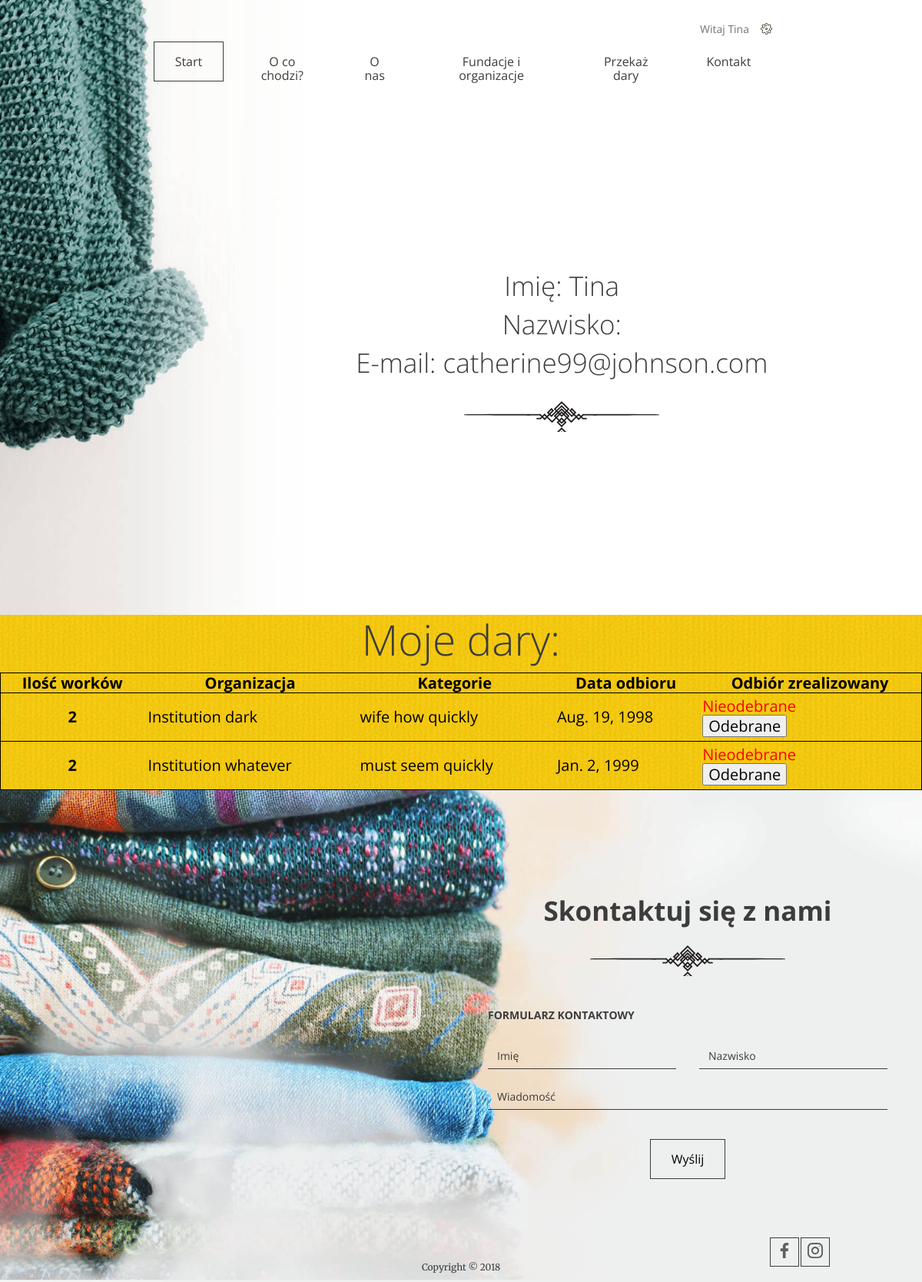
The app's page /user/6 with its own data.
### charity/models.py (models this page shows)
class Donation(models.Model):
    class Meta:
        ordering = ["is_taken"]
    quantity = models.IntegerField()
    categories = models.ManyToManyField(Category)
    institution = models.ForeignKey(Institution, on_delete=models.DO_NOTHING)
    address = models.CharField(max_length=512)
    phone_number = models.IntegerField()
    city = models.CharField(max_length=64)
    zip_code = models.CharField(max_length=5)
    pick_up_date = models.DateField()
    pick_up_time = models.TimeField()
    pick_up_comment = models.TextField(null=True)
    user = models.ForeignKey(User, on_delete=models.DO_NOTHING, default=None, null=True)
    is_taken = models.BooleanField(default=False)

class Institution(models.Model):
    name = models.CharField(max_length=256)
    description = models.TextField()
    type = models.IntegerField(choices=INSTITUTION_TYPES, default=1)
    categories = models.ManyToManyField(Category)
    def __str__(self):
        return self.name

class Category(models.Model):
    name = models.CharField(max_length=64)
    def __str__(self):
        return self.name

### charity/views.py (the view, shortened to what this page needs)
# urls.py: path('user/<int:user_id>', UserProfileView.as_view()),
class UserProfileView(View):
    def get(self, request, user_id):
        user = User.objects.get(id=user_id)
        return render(request, 'user_profile.html', {"user": user})

### charity/templates/user_profile.html (shortened to what this page needs)
{% extends 'base.html' %}
{% block content %}
    <header class="header--form-page">
    {% include 'navigation.html' %}
    <div class="slogan container container--90">
        <div class="slogan--item">
          <h1>
              Imię: {{ user.first_name }}<br>
              Nazwisko: {{ user.last_name }}<br>
              E-mail: {{ user.email }}<br>
          </h1>
        </div>
      </div>
    </header>
    <section id="stats" class="stats">
        <div class="stats--item">
            <em>Moje dary:</em>
        </div><br>
    <table class="simple-table">
        <thead>
        <tr style="color: black;">
            <th>Ilość worków</th>
            <th>Organizacja</th>
            <th>Kategorie</th>
            <th>Data odbioru</th>
            <th>Odbiór zrealizowany</th>
        </tr>
        </thead>
        <tbody>
        {% for donations in user.donation_set.all %}
        <tr class="simple-table">
            <th>{{ donations.quantity }}</th>
            <td>{{ donations.institution }}</td>
            <td>{% for donation in donations.categories.all %}
                            {{ donation }}
                        {% endfor %}</td>
            <td>{{ donations.pick_up_date }}</td>
            {% if donations.is_taken is False %}
            <td id="donation-status" style="color: red;">
                Nieodebrane <form method="post">
                    <button type="submit" name="taken" value="{{ donations.id }}">
                    Odebrane</button></form>
            {% endif %}
        </tr>
        </tbody>
        {% endfor %}
    </table>
    </section>
{% endblock %}

### charity/templates/navigation.html (shortened to what this page needs)
      <nav class="container container--70">
          {% if user.is_authenticated %}
            <ul class="nav--actions">
                <li class="logged-user">
                    Witaj {{ user.first_name }}
                </li>
            </ul>
          {% else %}
        <ul class="nav--actions">
          <li><a href="/login" class="btn btn--small btn--without-border">Zaloguj</a></li>
          <li><a href="/register" class="btn btn--small btn--highlighted">Załóż konto</a></li>
        </ul>
          {% endif %}
        <ul>
          <li><a href="/" class="btn btn--without-border active">Start</a></li>
          <li><a href="/#steps" class="btn btn--without-border">O co chodzi?</a></li>
          <li><a href="/#about-us" class="btn btn--without-border">O nas</a></li>
          <li><a href="/#help" class="btn btn--without-border">Fundacje i organizacje</a></li>
          <li><a href="{% if user.is_authenticated %}/add-donation{% else %}/login{% endif %}" class="btn btn--without-border">Przekaż dary</a></li>
          <li><a href="/#contact" class="btn btn--without-border">Kontakt</a></li>
        </ul>
      </nav>

### records on screen
Donation: quantity "2", institution "Institution dark", pick_up_date "Aug. 19, 1998", {{ donations.id }} 28 (drawn)
Category: name "wife"
Category: name "how"
Category: name "quickly"
Donation: quantity "2", institution "Institution whatever", pick_up_date "Jan. 2, 1999", {{ donations.id }} 38 (drawn)
Category: name "must"
Category: name "seem"

### other values on screen
{{ user.first_name }} "Tina"
{{ user.email }} "catherine99@johnson.com"
